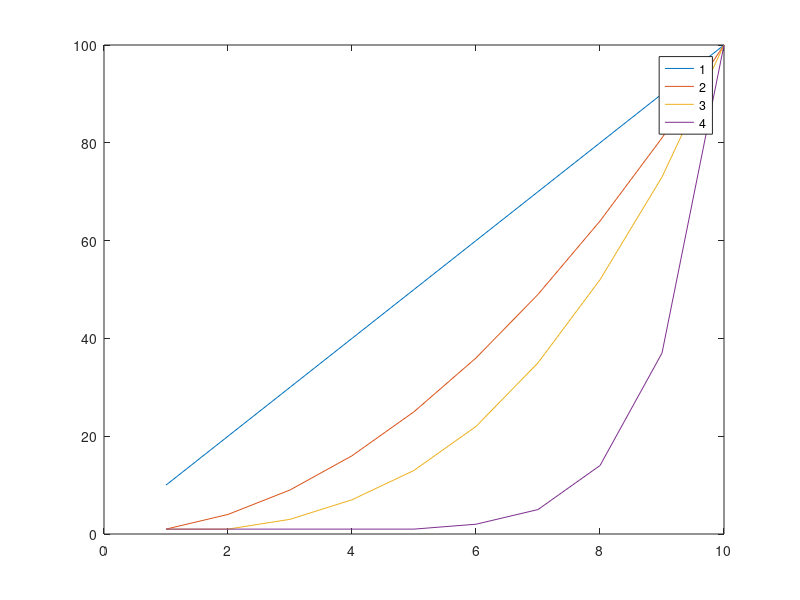

Write MATLAB code to recreate this figure. (Note: this script raises an error after producing the figure.)
clear paramsAll;

clear params;
params.Gridjob.runLocal = false;
params.Gridjob.requiremf = 5000;
% params.Gridjob.wc_host = [];
params.Gridjob.jobname = 'ReLuDAE100';
params.Gridjob.initRandStreamWithSeed = 12345;

params.Autoencoder.inActFolder = '../../20131220_MoreImages/labelMeWhite';
params.Autoencoder.inActFilenames = 'act.*.mat';
params.Autoencoder.outWeightsFolder = 'ReLuDAE100';
params.Autoencoder.continue = true;
params.Autoencoder.debugOutput = true;

params.Autoencoder.continueBatch = false;
params.Autoencoder.continueBatchInWeightsFolder = [];
params.Autoencoder.continueBatchInBackConnFilenames = [];
params.Autoencoder.continueBatchInForwConnFilenames = [];

params.Autoencoder.inSamplesDims = [60 60 3 2200]; % [x,y,#features,#samples]
params.Autoencoder.inSamplesBorderBuffer = 0;
params.Autoencoder.patchDimForward = 8;
params.Autoencoder.patchDimBackward = 8;
params.Autoencoder.hiddenSize = {ceil(100*(1:10).^1/10^1), ceil(100*(1:10).^2/10^2), ceil(100*(1:10).^3/10^3), ceil(100*exp(1:10)/exp(10))};

plot(1:10,cell2mat(params.Autoencoder.hiddenSize'))
legend('1','2','3','4')


params.Autoencoder.inputSubsampling = 2;
params.Autoencoder.forwInitMaxWeight = 0.01;
params.Autoencoder.forwInitScaleDistFcn = [];
params.Autoencoder.backInitMaxWeight = 0.01;
params.Autoencoder.backInitScaleDistFcn = [];
params.Autoencoder.useSoftmax = false;
params.Autoencoder.useNormMean = false;
params.Autoencoder.useRectifiedLinear = false;

params.Autoencoder.useBinaryLinearInterp = true;
params.Autoencoder.binaryLinearInterpScaling = 1;
params.Autoencoder.binaryLinearInterpEMAconst = 0.9;

params.Autoencoder.saveinterval = Inf;
params.Autoencoder.saveintervalForwConn = 500;
params.Autoencoder.saveintervalBackConn = Inf;
params.Autoencoder.saveintervalTrainInfo = Inf;
params.Autoencoder.saveintervalLog = 50;
params.Autoencoder.saveintervalpng = 100;
params.Autoencoder.reloadSaveinterval = 5;
params.Autoencoder.savepng = true;
params.Autoencoder.sparsityParam = 0.01;
params.Autoencoder.alpha = 1;        % weight of Autoencoder
params.Autoencoder.lambda = 0;    % weight of L2-decay parameter
params.Autoencoder.lambdaL1 = 0;    % weight of L1-decay parameter
params.Autoencoder.scaleLambdaL1WithDistExponent = 0;
params.Autoencoder.beta = 0;         % weight of sparsity penalty term
params.Autoencoder.gamma = 0;        % weight of topographic sparsity penalty term
params.Autoencoder.gammaPvalue = 0.5;
params.Autoencoder.maskingNoiseFraction = 0;        % fraction of inputs to set to 0
params.Autoencoder.gaussianNoiseSigmaInput = 0.75;

params.Autoencoder.numberOfPatchReloads = 20;
params.Autoencoder.numberOfImagesPerPatchReload = 300;

params.Autoencoder.batchsize = 10; %[] means full batch
params.Autoencoder.fixedBatches = false;
params.Autoencoder.validationSetsize = 200;
params.Autoencoder.validationInterval = Inf;
params.Autoencoder.validationIntervalLog = 50;
params.Autoencoder.validationSetIds = [];
params.Autoencoder.validationSetImageIds = 1:10:1001;

params.Autoencoder.resetRandstreamEachReload = false;
params.Autoencoder.resetRandstreamEachIter = false;
params.Autoencoder.resetRandstreamEachEval = false;

params.Autoencoder.useMinFuncGrad = true;

params.Autoencoder.topoNghFcn = [];
params.Autoencoder.topoNgh = [1];
params.Autoencoder.topoGridDims = [100];
params.Autoencoder.topoPeriodicBoundary = [false];
params.Autoencoder.topoEpsilon = 1e-2;

params.minFuncGrad.Method = 'momentum';
params.minFuncGrad.maxIter = 250;
params.minFuncGrad.learnrate = 3e-4;
params.minFuncGrad.momentum = 0.9;
params.minFuncGrad.display = 'on';
params.minFuncGrad.displayEvery = 10;

paramsAll{1} = params;

clear params;
gridjobs = Gridjob(paramsAll);
start(gridjobs);


